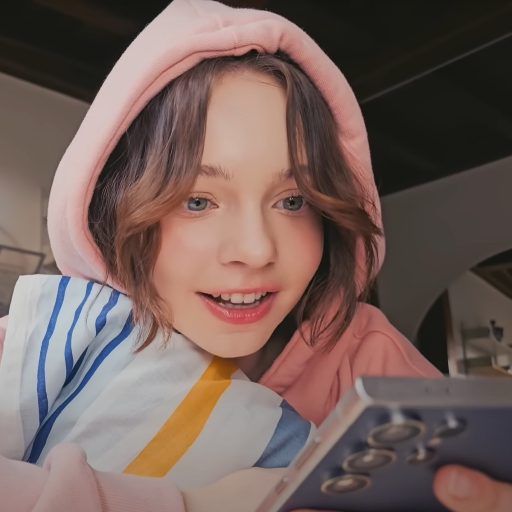
#> input picture Rifqi Izza_1102213033/no1bag3/emma.jpg, 512 x 512 px
$ python no1bag3.py
#> lines starting #> are read from the running program, lines starting #| are printed output that depends on the picture
import cv2
import numpy

emma_jpg = cv2.imread('emma.jpg')
#> emma_jpg is the input picture: shape (512, 512, 3); mean B, G, R 91.1, 96.4, 116.7
flipVertical = cv2.flip(emma_jpg, 0)
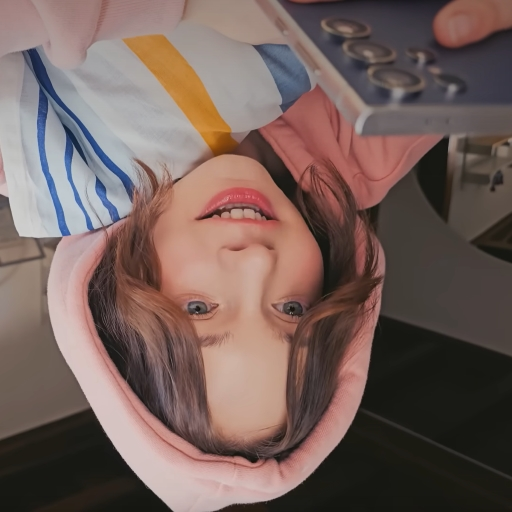
#> flipVertical: shape (512, 512, 3); mean B, G, R 91.1, 96.4, 116.7
flipHorizontal = cv2.flip(emma_jpg, 1)
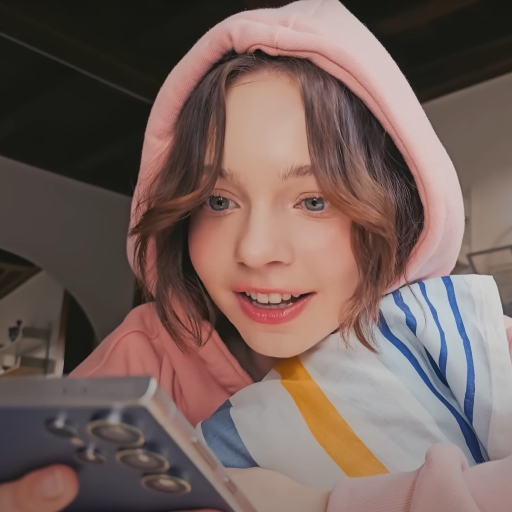
#> flipHorizontal: shape (512, 512, 3); mean B, G, R 91.1, 96.4, 116.7
flipHorizontal = cv2.flip(emma_jpg, 2)

cv2.imshow('Original image', emma_jpg)
cv2.imshow('Flipped vertical image', flipVertical)
cv2.imshow('Flipped horizontal image', flipHorizontal)


cv2.waitKey(0)
cv2.destroyAllWindows()
